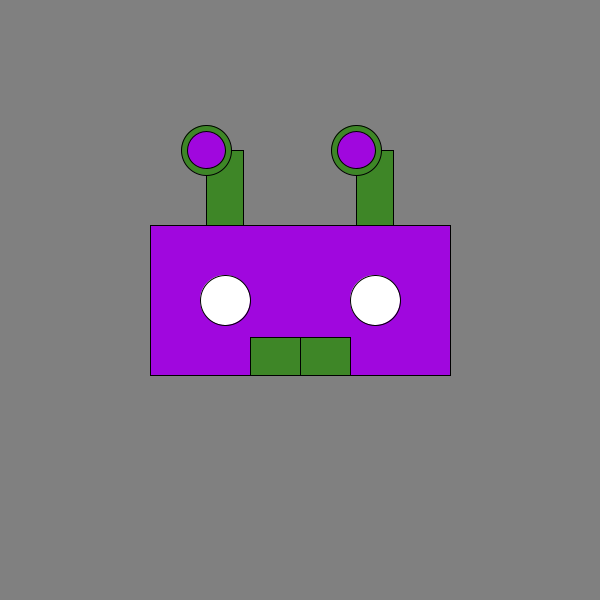
Frame 1 (no input)
Frame 60 (the mouse pressed at the canvas centre just before this capture): identical to frame 1, image omitted
Frame 120 (the mouse held since frame 60 and released just before this capture): identical to frame 1, image omitted

The Processing sketch that drew this single still picture (run headless with seeded random() and noise(); from frame 60 on, the mouse is pressed at the canvas centre):

// Processing sketch: processing_29955
// ── processing_29955.pde

float miX, miY, miW ;


void setup () { 
  size (600,600);
  smooth();
  miX = 300 ;
  miY = 300 ;
  miW = 300 ;
 
  
}
 
void draw () {
  background (128);
//cara robot



fill(160,7,222);
rect (miX-(miW/2), miY - (miW/4), miW, miW/2);

fill(255);
ellipse (miX- (miW/4), miY, miW/6, miW/6);
ellipse (miX+ (miW/4), miY, miW/6, miW/6);
fill (0);
//rect (miX- (miW/2), miY -(miW/4), miW/4, miW/4);


fill (62,134,39);
rect (miX-(miW/6),miY+(miW/8),miW/6,miW/8);
rect (miX,miY+(miW/8),miW/6,miW/8);

rect (miX-(miW/4)-(miW/16), miY -(miW/2), miW/8, miW/4);
rect (miX+(miW/4)-(miW/16), miY -(miW/2), miW/8, miW/4);
ellipse (miX-(miW/4)-(miW/16), miY -(miW/2), miW/6, miW/6);
ellipse (miX+(miW/4)-(miW/16), miY -(miW/2), miW/6, miW/6);
fill (160,7,222);



ellipse (miX-(miW/4)-(miW/16), miY -(miW/2), miW/8, miW/8);
ellipse (miX+(miW/4)-(miW/16), miY -(miW/2), miW/8, miW/8);


}
